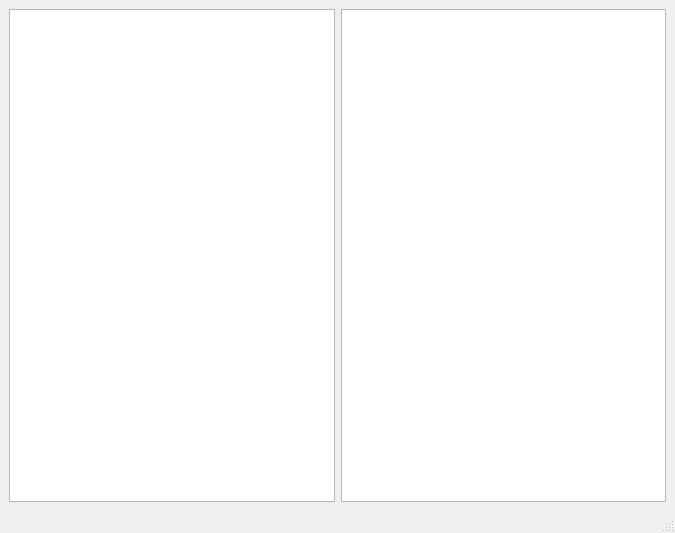
<?xml version="1.0" encoding="UTF-8"?>
<ui version="4.0">
 <class>MainWindow</class>
 <widget class="QMainWindow" name="MainWindow">
  <property name="geometry">
   <rect>
    <x>0</x>
    <y>0</y>
    <width>675</width>
    <height>533</height>
   </rect>
  </property>
  <property name="windowTitle">
   <string>MainWindow</string>
  </property>
  <widget class="QWidget" name="centralwidget">
   <layout class="QHBoxLayout" name="horizontalLayout_2">
    <item>
     <layout class="QVBoxLayout" name="verticalLayout_2">
      <item>
       <layout class="QHBoxLayout" name="horizontalLayout">
        <item>
         <widget class="QTextBrowser" name="textBrowser_EMI"/>
        </item>
        <item>
         <widget class="QTextBrowser" name="textBrowser_Uni"/>
        </item>
        <item>
         <layout class="QHBoxLayout" name="horizontalLayout_3"/>
        </item>
       </layout>
      </item>
      <item>
       <layout class="QVBoxLayout" name="verticalLayout_3"/>
      </item>
      <item>
       <layout class="QVBoxLayout" name="verticalLayout"/>
      </item>
     </layout>
    </item>
   </layout>
  </widget>
  <widget class="QMenuBar" name="menubar">
   <property name="geometry">
    <rect>
     <x>0</x>
     <y>0</y>
     <width>675</width>
     <height>21</height>
    </rect>
   </property>
  </widget>
  <widget class="QStatusBar" name="statusBar"/>
 </widget>
 <resources/>
 <connections/>
</ui>
